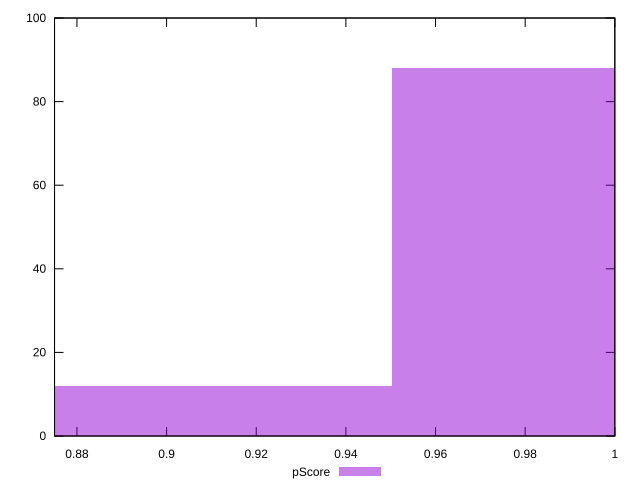

Here is the gnuplot script that generated this plot:
reset

$pScore <<EOF
0.9956025105736127 88
0.905093191430557 12
EOF

set key outside below
set boxwidth 0.0905093191430557
set xrange [0.875:1]
set yrange [0:100]
set trange [0:100]
set style fill transparent solid 0.5 noborder
set terminal svg size 640, 490 enhanced background rgb 'white'
set output "report_00026_2021-02-22T21:38:55.199Z/unminified-css/samples/pages+cached/pScore/histogram.svg"

plot $pScore title "pScore" with boxes

reset
